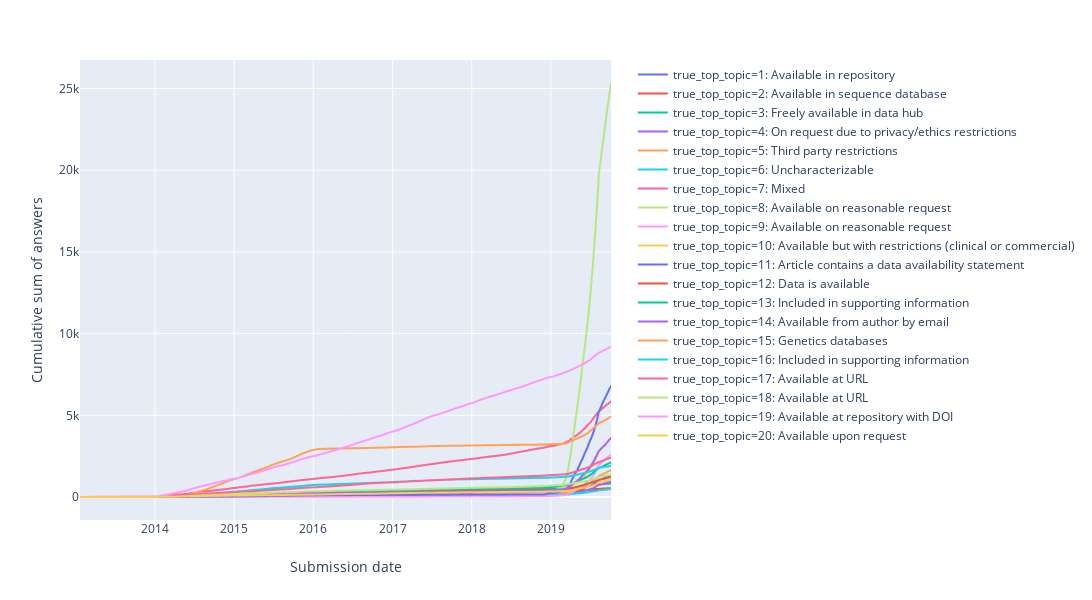

Here is the notebook cell this chart was saved with:
### Code cell
fig = px.line(
    growth_data_grouped,
    x="submissiondate",
    y="cumsum",
    color="true_top_topic",
    category_orders={"true_top_topic": list(custom_names.values())},
    width=1200,
)

fig.update_xaxes(title_text="Submission date")
fig.update_yaxes(title_text="Cumulative sum of answers")

fig_path = os.path.join(PROJ_ROOT + "/reports/figures/" + "0.6-07-topic-growth")

pio.write_html(fig, fig_path + ".html", include_plotlyjs="cdn")
pio.write_image(fig, fig_path + ".svg")

fig.show()

### Figure 1 — Plotly figure (JSON) as saved in the notebook; plotly's stock layout.template omitted (floating-point values rounded to 4 significant figures; data arrays with more than 128 entries replaced by an {"elided": "..."} marker saying what was removed)
{"data": [{"hoverlabel": {"namelength": 0}, "hovertemplate": "true_top_topic=1: Available in repository<br>submissiondate=%{x}<br>cumsum=%{y}", "legendgroup": "true_top_topic=1: Available in repository", "line": {"color": "#636efa", "dash": "solid"}, "mode": "lines", "name": "true_top_topic=1: Available in repository", "showlegend": true, "type": "scattergl", "x": {"elided": "148 str values"}, "xaxis": "x", "y": {"elided": "148 int values"}, "yaxis": "y"}, {"hoverlabel": {"namelength": 0}, "hovertemplate": "true_top_topic=2: Available in sequence database<br>submissiondate=%{x}<br>cumsum=%{y}", "legendgroup": "true_top_topic=2: Available in sequence database", "line": {"color": "#EF553B", "dash": "solid"}, "mode": "lines", "name": "true_top_topic=2: Available in sequence database", "showlegend": true, "type": "scattergl", "x": {"elided": "222 str values"}, "xaxis": "x", "y": {"elided": "222 int values"}, "yaxis": "y"}, {"hoverlabel": {"namelength": 0}, "hovertemplate": "true_top_topic=3: Freely available in data hub<br>submissiondate=%{x}<br>cumsum=%{y}", "legendgroup": "true_top_topic=3: Freely available in data hub", "line": {"color": "#00cc96", "dash": "solid"}, "mode": "lines", "name": "true_top_topic=3: Freely available in data hub", "showlegend": true, "type": "scattergl", "x": {"elided": "255 str values"}, "xaxis": "x", "y": {"elided": "255 int values"}, "yaxis": "y"}, {"hoverlabel": {"namelength": 0}, "hovertemplate": "true_top_topic=4: On request due to privacy/ethics restrictions<br>submissiondate=%{x}<br>cumsum=%{y}", "legendgroup": "true_top_topic=4: On request due to privacy/ethics restrictions", "line": {"color": "#ab63fa", "dash": "solid"}, "mode": "lines", "name": "true_top_topic=4: On request due to privacy/ethics restrictions", "showlegend": true, "type": "scattergl", "x": ["2014-01-19T00:00:00", "2014-03-16T00:00:00", "2014-04-27T00:00:00", "2014-05-18T00:00:00", "2014-06-01T00:00:00", "2014-08-03T00:00:00", "2014-08-24T00:00:00", "2014-10-26T00:00:00", "2014-11-30T00:00:00", "2014-12-14T00:00:00", "2014-12-21T00:00:00", "2014-12-28T00:00:00", "2015-01-18T00:00:00", "2015-02-15T00:00:00", "2015-03-15T00:00:00", "2015-05-10T00:00:00", "2015-06-07T00:00:00", "2015-06-28T00:00:00", "2015-08-09T00:00:00", "2015-08-23T00:00:00", "2015-08-30T00:00:00", "2015-11-22T00:00:00", "2015-11-29T00:00:00", "2015-12-06T00:00:00", "2015-12-13T00:00:00", "2015-12-27T00:00:00", "2016-03-06T00:00:00", "2016-03-13T00:00:00", "2016-03-20T00:00:00", "2016-04-03T00:00:00", "2016-05-08T00:00:00", "2016-06-05T00:00:00", "2016-06-26T00:00:00", "2016-07-10T00:00:00", "2016-08-28T00:00:00", "2016-09-11T00:00:00", "2016-10-09T00:00:00", "2016-10-30T00:00:00", "2016-11-06T00:00:00", "2016-12-11T00:00:00", "2016-12-18T00:00:00", "2016-12-25T00:00:00", "2017-01-08T00:00:00", "2017-01-15T00:00:00", "2017-02-05T00:00:00", "2017-02-12T00:00:00", "2017-03-12T00:00:00", "2017-03-26T00:00:00", "2017-04-09T00:00:00", "2017-06-18T00:00:00", "2017-06-25T00:00:00", "2017-07-30T00:00:00", "2017-09-10T00:00:00", "2017-11-05T00:00:00", "2017-11-19T00:00:00", "2017-12-24T00:00:00", "2017-12-31T00:00:00", "2018-06-03T00:00:00", "2018-07-22T00:00:00", "2018-07-29T00:00:00", "2018-09-09T00:00:00", "2018-09-23T00:00:00", "2018-10-14T00:00:00", "2018-10-21T00:00:00", "2018-11-04T00:00:00", "2018-12-02T00:00:00", "2018-12-09T00:00:00", "2018-12-16T00:00:00", "2018-12-23T00:00:00", "2018-12-30T00:00:00", "2019-01-06T00:00:00", "2019-01-20T00:00:00", "2019-01-27T00:00:00", "2019-02-03T00:00:00", "2019-02-10T00:00:00", "2019-02-17T00:00:00", "2019-02-24T00:00:00", "2019-03-03T00:00:00", "2019-03-10T00:00:00", "2019-03-17T00:00:00", "2019-03-24T00:00:00", "2019-03-31T00:00:00", "2019-04-07T00:00:00", "2019-04-14T00:00:00", "2019-04-21T00:00:00", "2019-04-28T00:00:00", "2019-05-05T00:00:00", "2019-05-12T00:00:00", "2019-05-19T00:00:00", "2019-05-26T00:00:00", "2019-06-02T00:00:00", "2019-06-09T00:00:00", "2019-06-16T00:00:00", "2019-06-23T00:00:00", "2019-06-30T00:00:00", "2019-07-07T00:00:00", "2019-07-14T00:00:00", "2019-07-21T00:00:00", "2019-07-28T00:00:00", "2019-08-04T00:00:00", "2019-08-11T00:00:00", "2019-08-18T00:00:00", "2019-08-25T00:00:00", "2019-09-01T00:00:00", "2019-09-08T00:00:00", "2019-09-15T00:00:00", "2019-09-22T00:00:00", "2019-09-29T00:00:00", "2019-10-06T00:00:00"], "xaxis": "x", "y": [1, 2, 3, 5, 6, 7, 8, 9, 10, 13, 14, 15, 16, 17, 18, 19, 20, 21, 22, 23, 24, 25, 26, 27, 28, 29, 31, 32, 34, 36, 39, 40, 41, 42, 43, 45, 48, 49, 50, 51, 52, 53, 54, 55, 56, 57, 58, 59, 60, 61, 62, 63, 64, 65, 66, 67, 68, 69, 70, 71, 72, 77, 78, 80, 81, 82, 84, 87, 94, 95, 97, 105, 110, 116, 122, 127, 129, 130, 138, 142, 155, 171, 188, 202, 231, 259, 276, 295, 325, 344, 378, 401, 418, 444, 475, 505, 525, 562, 625, 692, 735, 756, 774, 805, 834, 859, 887, 911, 935], "yaxis": "y"}, {"hoverlabel": {"namelength": 0}, "hovertemplate": "true_top_topic=5: Third party restrictions<br>submissiondate=%{x}<br>cumsum=%{y}", "legendgroup": "true_top_topic=5: Third party restrictions", "line": {"color": "#FFA15A", "dash": "solid"}, "mode": "lines", "name": "true_top_topic=5: Third party restrictions", "showlegend": true, "type": "scattergl", "x": {"elided": "144 str values"}, "xaxis": "x", "y": {"elided": "144 int values"}, "yaxis": "y"}, {"hoverlabel": {"namelength": 0}, "hovertemplate": "true_top_topic=6: Uncharacterizable<br>submissiondate=%{x}<br>cumsum=%{y}", "legendgroup": "true_top_topic=6: Uncharacterizable", "line": {"color": "#19d3f3", "dash": "solid"}, "mode": "lines", "name": "true_top_topic=6: Uncharacterizable", "showlegend": true, "type": "scattergl", "x": {"elided": "146 str values"}, "xaxis": "x", "y": {"elided": "146 int values"}, "yaxis": "y"}, {"hoverlabel": {"namelength": 0}, "hovertemplate": "true_top_topic=7: Mixed<br>submissiondate=%{x}<br>cumsum=%{y}", "legendgroup": "true_top_topic=7: Mixed", "line": {"color": "#FF6692", "dash": "solid"}, "mode": "lines", "name": "true_top_topic=7: Mixed", "showlegend": true, "type": "scattergl", "x": {"elided": "305 str values"}, "xaxis": "x", "y": {"elided": "305 int values"}, "yaxis": "y"}, {"hoverlabel": {"namelength": 0}, "hovertemplate": "true_top_topic=8: Available on reasonable request<br>submissiondate=%{x}<br>cumsum=%{y}", "legendgroup": "true_top_topic=8: Available on reasonable request", "line": {"color": "#B6E880", "dash": "solid"}, "mode": "lines", "name": "true_top_topic=8: Available on reasonable request", "showlegend": true, "type": "scattergl", "x": ["2013-04-14T00:00:00", "2014-01-19T00:00:00", "2014-01-26T00:00:00", "2014-04-20T00:00:00", "2014-05-18T00:00:00", "2014-07-20T00:00:00", "2014-07-27T00:00:00", "2014-08-17T00:00:00", "2014-08-24T00:00:00", "2014-10-05T00:00:00", "2014-11-09T00:00:00", "2014-11-16T00:00:00", "2014-11-23T00:00:00", "2014-12-14T00:00:00", "2015-01-11T00:00:00", "2015-02-22T00:00:00", "2015-04-05T00:00:00", "2015-06-14T00:00:00", "2015-06-28T00:00:00", "2015-07-26T00:00:00", "2015-08-16T00:00:00", "2015-12-13T00:00:00", "2016-01-10T00:00:00", "2016-03-20T00:00:00", "2016-05-22T00:00:00", "2016-06-05T00:00:00", "2016-07-03T00:00:00", "2016-07-31T00:00:00", "2016-09-18T00:00:00", "2016-10-23T00:00:00", "2016-11-27T00:00:00", "2017-02-05T00:00:00", "2017-03-26T00:00:00", "2017-04-09T00:00:00", "2017-05-07T00:00:00", "2017-05-21T00:00:00", "2017-05-28T00:00:00", "2017-06-11T00:00:00", "2017-07-23T00:00:00", "2017-10-08T00:00:00", "2017-11-12T00:00:00", "2017-12-24T00:00:00", "2017-12-31T00:00:00", "2018-02-04T00:00:00", "2018-02-25T00:00:00", "2018-03-11T00:00:00", "2018-06-10T00:00:00", "2018-07-01T00:00:00", "2018-07-08T00:00:00", "2018-07-15T00:00:00", "2018-07-29T00:00:00", "2018-09-09T00:00:00", "2018-10-07T00:00:00", "2018-11-04T00:00:00", "2018-11-11T00:00:00", "2018-11-25T00:00:00", "2018-12-09T00:00:00", "2018-12-16T00:00:00", "2018-12-23T00:00:00", "2018-12-30T00:00:00", "2019-01-06T00:00:00", "2019-01-13T00:00:00", "2019-01-20T00:00:00", "2019-01-27T00:00:00", "2019-02-03T00:00:00", "2019-02-10T00:00:00", "2019-02-17T00:00:00", "2019-02-24T00:00:00", "2019-03-03T00:00:00", "2019-03-10T00:00:00", "2019-03-17T00:00:00", "2019-03-24T00:00:00", "2019-03-31T00:00:00", "2019-04-07T00:00:00", "2019-04-14T00:00:00", "2019-04-21T00:00:00", "2019-04-28T00:00:00", "2019-05-05T00:00:00", "2019-05-12T00:00:00", "2019-05-19T00:00:00", "2019-05-26T00:00:00", "2019-06-02T00:00:00", "2019-06-09T00:00:00", "2019-06-16T00:00:00", "2019-06-23T00:00:00", "2019-06-30T00:00:00", "2019-07-07T00:00:00", "2019-07-14T00:00:00", "2019-07-21T00:00:00", "2019-07-28T00:00:00", "2019-08-04T00:00:00", "2019-08-11T00:00:00", "2019-08-18T00:00:00", "2019-08-25T00:00:00", "2019-09-01T00:00:00", "2019-09-08T00:00:00", "2019-09-15T00:00:00", "2019-09-22T00:00:00", "2019-09-29T00:00:00", "2019-10-06T00:00:00"], "xaxis": "x", "y": [1, 2, 3, 4, 5, 6, 7, 8, 9, 10, 11, 12, 13, 14, 15, 17, 18, 19, 20, 21, 22, 23, 24, 25, 26, 27, 28, 29, 30, 31, 32, 34, 35, 36, 37, 38, 39, 40, 41, 42, 43, 44, 45, 46, 47, 48, 49, 50, 51, 52, 53, 54, 55, 56, 57, 58, 78, 117, 175, 199, 229, 280, 353, 422, 506, 572, 664, 780, 883, 1039, 1344, 1804, 2400, 3020, 3685, 4289, 4991, 5668, 6350, 7108, 7901, 8635, 9387, 10166, 11033, 11957, 13019, 14145, 15442, 16744, 18088, 19777, 20499, 21220, 21925, 22636, 23355, 24081, 24682, 25337], "yaxis": "y"}, {"hoverlabel": {"namelength": 0}, "hovertemplate": "true_top_topic=9: Available on reasonable request<br>submissiondate=%{x}<br>cumsum=%{y}", "legendgroup": "true_top_topic=9: Available on reasonable request", "line": {"color": "#FF97FF", "dash": "solid"}, "mode": "lines", "name": "true_top_topic=9: Available on reasonable request", "showlegend": true, "type": "scattergl", "x": ["2013-03-31T00:00:00", "2014-03-23T00:00:00", "2014-04-27T00:00:00", "2014-05-04T00:00:00", "2014-05-11T00:00:00", "2014-06-08T00:00:00", "2014-09-28T00:00:00", "2014-10-26T00:00:00", "2014-11-16T00:00:00", "2014-11-23T00:00:00", "2015-01-25T00:00:00", "2015-02-15T00:00:00", "2015-06-21T00:00:00", "2015-07-05T00:00:00", "2015-08-02T00:00:00", "2015-08-23T00:00:00", "2015-11-29T00:00:00", "2015-12-06T00:00:00", "2016-02-21T00:00:00", "2016-03-27T00:00:00", "2016-07-17T00:00:00", "2016-08-21T00:00:00", "2016-09-18T00:00:00", "2016-09-25T00:00:00", "2017-02-26T00:00:00", "2017-04-02T00:00:00", "2017-06-11T00:00:00", "2017-06-18T00:00:00", "2017-06-25T00:00:00", "2017-08-27T00:00:00", "2017-10-01T00:00:00", "2017-10-08T00:00:00", "2017-11-19T00:00:00", "2017-12-31T00:00:00", "2018-01-07T00:00:00", "2018-02-04T00:00:00", "2018-04-29T00:00:00", "2018-05-13T00:00:00", "2018-08-05T00:00:00", "2018-08-19T00:00:00", "2018-08-26T00:00:00", "2018-09-02T00:00:00", "2018-09-09T00:00:00", "2018-09-16T00:00:00", "2018-09-23T00:00:00", "2018-10-28T00:00:00", "2018-11-04T00:00:00", "2018-11-18T00:00:00", "2018-12-09T00:00:00", "2018-12-16T00:00:00", "2018-12-23T00:00:00", "2018-12-30T00:00:00", "2019-01-06T00:00:00", "2019-01-13T00:00:00", "2019-01-20T00:00:00", "2019-01-27T00:00:00", "2019-02-03T00:00:00", "2019-02-10T00:00:00", "2019-02-17T00:00:00", "2019-02-24T00:00:00", "2019-03-03T00:00:00", "2019-03-10T00:00:00", "2019-03-17T00:00:00", "2019-03-24T00:00:00", "2019-03-31T00:00:00", "2019-04-07T00:00:00", "2019-04-14T00:00:00", "2019-04-21T00:00:00", "2019-04-28T00:00:00", "2019-05-05T00:00:00", "2019-05-12T00:00:00", "2019-05-19T00:00:00", "2019-05-26T00:00:00", "2019-06-02T00:00:00", "2019-06-09T00:00:00", "2019-06-16T00:00:00", "2019-06-23T00:00:00", "2019-06-30T00:00:00", "2019-07-07T00:00:00", "2019-07-14T00:00:00", "2019-07-21T00:00:00", "2019-07-28T00:00:00", "2019-08-04T00:00:00", "2019-08-11T00:00:00", "2019-08-18T00:00:00", "2019-08-25T00:00:00", "2019-09-01T00:00:00", "2019-09-08T00:00:00", "2019-09-15T00:00:00", "2019-09-22T00:00:00", "2019-09-29T00:00:00", "2019-10-06T00:00:00"], "xaxis": "x", "y": [1, 2, 3, 4, 5, 6, 7, 8, 9, 10, 11, 12, 13, 14, 15, 16, 17, 18, 19, 20, 21, 22, 23, 24, 25, 26, 27, 28, 29, 30, 31, 32, 33, 34, 35, 37, 38, 39, 40, 41, 42, 43, 44, 45, 46, 47, 48, 49, 53, 58, 61, 65, 67, 69, 72, 77, 82, 89, 99, 103, 108, 114, 141, 178, 232, 270, 318, 377, 429, 471, 543, 612, 682, 752, 821, 894, 979, 1063, 1165, 1268, 1393, 1572, 1772, 1950, 2032, 2127, 2201, 2290, 2370, 2444, 2524, 2579], "yaxis": "y"}, {"hoverlabel": {"namelength": 0}, "hovertemplate": "true_top_topic=10: Available but with restrictions (clinical or commercial)<br>submissiondate=%{x}<br>cumsum=%{y}", "legendgroup": "true_top_topic=10: Available but with restrictions (clinical or commercial)", "line": {"color": "#FECB52", "dash": "solid"}, "mode": "lines", "name": "true_top_topic=10: Available but with restrictions (clinical or commercial)", "showlegend": true, "type": "scattergl", "x": {"elided": "245 str values"}, "xaxis": "x", "y": {"elided": "245 int values"}, "yaxis": "y"}, {"hoverlabel": {"namelength": 0}, "hovertemplate": "true_top_topic=11: Article contains a data availability statement<br>submissiondate=%{x}<br>cumsum=%{y}", "legendgroup": "true_top_topic=11: Article contains a data availability statement", "line": {"color": "#636efa", "dash": "solid"}, "mode": "lines", "name": "true_top_topic=11: Article contains a data availability statement", "showlegend": true, "type": "scattergl", "x": {"elided": "152 str values"}, "xaxis": "x", "y": {"elided": "152 int values"}, "yaxis": "y"}, {"hoverlabel": {"namelength": 0}, "hovertemplate": "true_top_topic=12: Data is available<br>submissiondate=%{x}<br>cumsum=%{y}", "legendgroup": "true_top_topic=12: Data is available", "line": {"color": "#EF553B", "dash": "solid"}, "mode": "lines", "name": "true_top_topic=12: Data is available", "showlegend": true, "type": "scattergl", "x": {"elided": "251 str values"}, "xaxis": "x", "y": {"elided": "251 int values"}, "yaxis": "y"}, {"hoverlabel": {"namelength": 0}, "hovertemplate": "true_top_topic=13: Included in supporting information<br>submissiondate=%{x}<br>cumsum=%{y}", "legendgroup": "true_top_topic=13: Included in supporting information", "line": {"color": "#00cc96", "dash": "solid"}, "mode": "lines", "name": "true_top_topic=13: Included in supporting information", "showlegend": true, "type": "scattergl", "x": {"elided": "281 str values"}, "xaxis": "x", "y": {"elided": "281 int values"}, "yaxis": "y"}, {"hoverlabel": {"namelength": 0}, "hovertemplate": "true_top_topic=14: Available from author by email<br>submissiondate=%{x}<br>cumsum=%{y}", "legendgroup": "true_top_topic=14: Available from author by email", "line": {"color": "#ab63fa", "dash": "solid"}, "mode": "lines", "name": "true_top_topic=14: Available from author by email", "showlegend": true, "type": "scattergl", "x": {"elided": "235 str values"}, "xaxis": "x", "y": {"elided": "235 int values"}, "yaxis": "y"}, {"hoverlabel": {"namelength": 0}, "hovertemplate": "true_top_topic=15: Genetics databases<br>submissiondate=%{x}<br>cumsum=%{y}", "legendgroup": "true_top_topic=15: Genetics databases", "line": {"color": "#FFA15A", "dash": "solid"}, "mode": "lines", "name": "true_top_topic=15: Genetics databases", "showlegend": true, "type": "scattergl", "x": {"elided": "270 str values"}, "xaxis": "x", "y": {"elided": "270 int values"}, "yaxis": "y"}, {"hoverlabel": {"namelength": 0}, "hovertemplate": "true_top_topic=16: Included in supporting information<br>submissiondate=%{x}<br>cumsum=%{y}", "legendgroup": "true_top_topic=16: Included in supporting information", "line": {"color": "#19d3f3", "dash": "solid"}, "mode": "lines", "name": "true_top_topic=16: Included in supporting information", "showlegend": true, "type": "scattergl", "x": {"elided": "296 str values"}, "xaxis": "x", "y": {"elided": "296 int values"}, "yaxis": "y"}, {"hoverlabel": {"namelength": 0}, "hovertemplate": "true_top_topic=17: Available at URL<br>submissiondate=%{x}<br>cumsum=%{y}", "legendgroup": "true_top_topic=17: Available at URL", "line": {"color": "#FF6692", "dash": "solid"}, "mode": "lines", "name": "true_top_topic=17: Available at URL", "showlegend": true, "type": "scattergl", "x": {"elided": "300 str values"}, "xaxis": "x", "y": {"elided": "300 int values"}, "yaxis": "y"}, {"hoverlabel": {"namelength": 0}, "hovertemplate": "true_top_topic=18: Available at URL<br>submissiondate=%{x}<br>cumsum=%{y}", "legendgroup": "true_top_topic=18: Available at URL", "line": {"color": "#B6E880", "dash": "solid"}, "mode": "lines", "name": "true_top_topic=18: Available at URL", "showlegend": true, "type": "scattergl", "x": {"elided": "282 str values"}, "xaxis": "x", "y": {"elided": "282 int values"}, "yaxis": "y"}, {"hoverlabel": {"namelength": 0}, "hovertemplate": "true_top_topic=19: Available at repository with DOI<br>submissiondate=%{x}<br>cumsum=%{y}", "legendgroup": "true_top_topic=19: Available at repository with DOI", "line": {"color": "#FF97FF", "dash": "solid"}, "mode": "lines", "name": "true_top_topic=19: Available at repository with DOI", "showlegend": true, "type": "scattergl", "x": {"elided": "313 str values"}, "xaxis": "x", "y": {"elided": "313 int values"}, "yaxis": "y"}, {"hoverlabel": {"namelength": 0}, "hovertemplate": "true_top_topic=20: Available upon request<br>submissiondate=%{x}<br>cumsum=%{y}", "legendgroup": "true_top_topic=20: Available upon request", "line": {"color": "#FECB52", "dash": "solid"}, "mode": "lines", "name": "true_top_topic=20: Available upon request", "showlegend": true, "type": "scattergl", "x": {"elided": "219 str values"}, "xaxis": "x", "y": {"elided": "219 int values"}, "yaxis": "y"}], "layout": {"height": 600, "legend": {"tracegroupgap": 0}, "margin": {"t": 60}, "width": 1200, "xaxis": {"anchor": "y", "autorange": true, "domain": [0, 0.98], "range": ["2013-01-20", "2019-10-06"], "title": {"text": "Submission date"}, "type": "date"}, "yaxis": {"anchor": "x", "autorange": true, "domain": [0, 1], "range": [-1407.0, 26740.0], "title": {"text": "Cumulative sum of answers"}, "type": "linear"}}}
